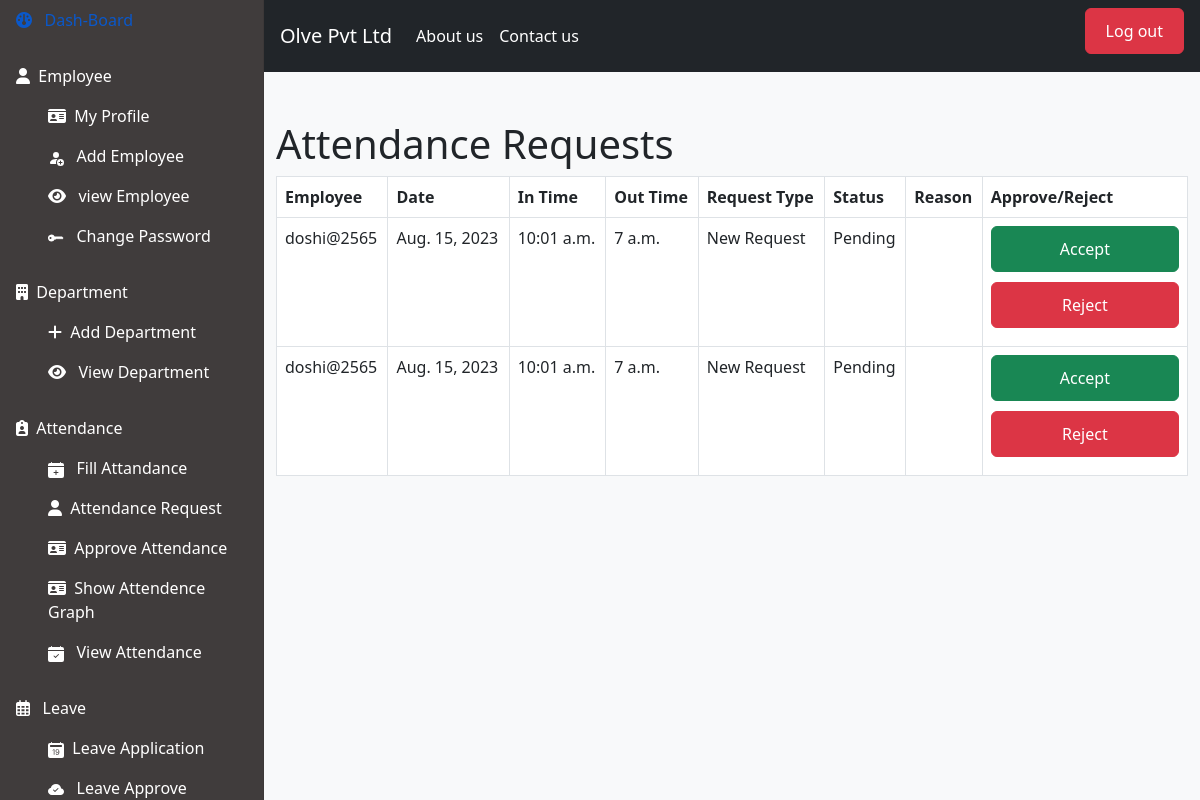
The app's page /view_attendence_requests/ (signed in) with its own data.
### hr/models.py (models this page shows, shortened)
class RequestedAttendance(models.Model):
    id = models.AutoField(unique=True,primary_key=True)
    emp_id = models.ForeignKey(Employee,on_delete=models.CASCADE, default=None)
    att_date = models.DateField()
    in_time = models.TimeField()
    out_time = models.TimeField(null=True, blank=True)
    request_type = models.CharField(max_length=10, choices=[('new', 'New Request'), ('change', 'Change Request')], default='new')
    status = models.CharField(max_length=20, choices=[('pending', 'Pending'), ('approved', 'Approved'), ('rejected', 'Rejected')], default='pending')
    note = models.TextField(max_length=300, null=True, blank=True)

class Employee(models.Model):
    user = models.ForeignKey(User,on_delete=models.CASCADE)
    id = models.BigAutoField(primary_key=True)
    emp_code = models.CharField(unique=True, max_length=20) #emp id for login
    profile = models.ImageField(upload_to="images",blank=True,null=True)
    email = models.EmailField()
    mobile_number = models.CharField(max_length=13,null=True,blank=True)
    date_of_birth = models.DateField()
    employee_address = models.TextField(max_length=1000)
    city_id = models.ForeignKey(City, null=True, blank=True, on_delete=models.CASCADE)
    state_id = models.ForeignKey(State, null=True, blank=True, on_delete=models.CASCADE)
    aadhar_number = models.CharField(max_length=12, null=True, blank=True,unique=True)
    pan_number = models.CharField(max_length=10, null=True, blank=True,unique=True)
    dep_id = models.ForeignKey(Department, null=True, blank=True, on_delete=models.CASCADE)
    designation_id = models.ForeignKey(Designation, null=True, blank=True, on_delete=models.CASCADE)
    date_of_joining = models.DateField()
    is_hr = models.BooleanField(default=False)
    is_employee = models.BooleanField(default=False)
    def __str__(self):
        return self.emp_code

### hr/views.py (the view)
# urls.py: path('view_attendence_requests/',view_attendence_requests,name='view_attendence_requests'),
@login_required
def view_attendence_requests(request):
    user = request.user
    emp = Employee.objects.filter(user=user).first()
    all_requests = RequestedAttendance.objects.filter(status='pending')
    return render(request, 'view_attendence_request.html', context={'attendance_records': all_requests, 'is_hr':emp.is_hr})

### hr/templates/view_attendence_request.html
{% extends 'index.html' %}
{% block mycontent %}
  <div class="container mt-5">
    <h1>Attendance Requests</h1>
    <table class="table table-bordered">
      <thead>
        <tr>
          <th>Employee</th>
          <th>Date</th>
          <th>In Time</th>
          <th>Out Time</th>
          <th>Request Type</th>
          <th>Status</th>
          <th>Reason</th>
          <th>Approve/Reject</th>
        </tr>
      </thead>
      <tbody>
        {% if attendance_records %}
            {% for attendance in attendance_records %}
                <tr>
                    <td>{{ attendance.emp_id }}</td>
                    <td>{{ attendance.att_date }}</td>
                    <td>{{ attendance.in_time }}</td>
                    <td>{{ attendance.out_time }}</td>
                    <td>{{ attendance.get_request_type_display }}</td>
                    <td>{{ attendance.get_status_display }}</td>
                    <td>{{ attendance.note }}</td>
                    <td>
                        <a href="{% url 'accept_reject_attendance' attendance.id 'approve' %}">
                            <button type="button" class="btn btn-success">Accept</button>
                        </a>
                        <a href="{% url 'accept_reject_attendance' attendance.id 'reject' %}">
                            <button type="button" class="btn btn-danger">Reject</button>
                        </a>
                    </td>
                </tr>
            {% endfor %}
        {% else %}
            <tr>
                <td colspan="8" style="text-align: center;">No Records Found</td>
            </tr>
        {% endif %}
    </tbody>
    </table>
  </div>
{% endblock %}

### hr/static/css/style.css (style rules this page uses)
* { margin: 0; padding: 0; box-sizing: border-box; }
input, button,textarea { width: 100%; padding-left: 20px; margin-bottom: 10px; border-radius: 5px; border: 1px solid #ccc; padding: 10px 20px !important; }

### records on screen
RequestedAttendance: emp_id "doshi@2565", att_date "Aug. 15, 2023", in_time "10:01 a.m.", out_time "7 a.m.", request_type "New Request", status "Pending"
RequestedAttendance: emp_id "doshi@2565", att_date "Aug. 15, 2023", in_time "10:01 a.m.", out_time "7 a.m.", request_type "New Request", status "Pending"
